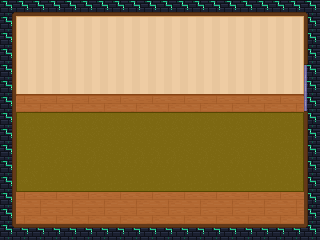

This is a level from a 2D game, rendered from its Tiled map with the project's own tilesets. A one-line summary and the complete map file follow:
An orthogonal 20x15 tile map with 16x16 px tiles, 2 tile layers (Фон, Слой тайлов 1), 2 tilesets.

<map version="1.10" tiledversion="1.11.1" orientation="orthogonal" renderorder="right-down" width="20" height="15" tilewidth="16" tileheight="16" infinite="0" nextlayerid="3" nextobjectid="1">
 <tileset firstgid="1" source="TopDownHouse_FloorsAndWalls16.tsx" />
 <tileset firstgid="163" source="tileslvl1.tsx" />
 <layer id="2" name="Фон" width="20" height="15">
  <data encoding="csv">
174,174,174,174,174,174,174,174,174,174,174,174,174,174,174,174,174,174,174,174,
174,174,174,174,174,174,174,174,174,174,174,174,174,174,174,174,174,174,174,174,
174,174,174,174,174,174,174,174,174,174,174,174,174,174,174,174,174,174,174,174,
174,174,174,174,174,174,174,174,174,174,174,174,174,174,174,174,174,174,174,174,
174,174,174,174,174,174,174,174,174,174,174,174,174,174,174,174,174,174,174,174,
174,174,174,174,174,174,174,174,174,174,174,174,174,174,174,174,174,174,174,174,
174,174,174,174,174,174,174,174,174,174,174,174,174,174,174,174,174,174,174,174,
174,174,174,174,174,174,174,174,174,174,174,174,174,174,174,174,174,174,174,174,
174,174,174,174,174,174,174,174,174,174,174,174,174,174,174,174,174,174,174,174,
174,174,174,174,174,174,174,174,174,174,174,174,174,174,174,174,174,174,174,174,
174,174,174,174,174,174,174,174,174,174,174,174,174,174,174,174,174,174,174,174,
174,174,174,174,174,174,174,174,174,174,174,174,174,174,174,174,174,174,174,174,
174,174,174,174,174,174,174,174,174,174,174,174,174,174,174,174,174,174,174,174,
174,174,174,174,174,174,174,174,174,174,174,174,174,174,174,174,174,174,174,174,
174,174,174,174,174,174,174,174,174,174,174,174,174,174,174,174,174,174,174,174
</data>
 </layer>
 <layer id="1" name="Слой тайлов 1" width="20" height="15">
  <data encoding="csv">
2684354705,10,10,10,10,10,10,10,10,10,10,10,10,10,10,10,10,10,10,18,
19,28,29,29,29,29,29,29,29,29,29,29,29,29,29,29,29,29,31,3221225491,
19,46,48,48,48,48,48,48,48,48,48,48,48,48,48,48,48,48,49,3221225491,
19,46,66,66,66,66,66,66,66,66,66,66,66,48,66,66,66,66,49,3221225491,
19,46,66,66,66,66,66,66,65,65,66,66,66,66,66,66,66,66,49,3221225545,
91,82,84,84,84,84,84,84,84,84,84,84,84,84,84,84,84,84,85,3221225527,
91,112,111,112,111,112,111,112,111,112,111,112,111,112,111,112,111,112,111,3221225509,
91,20,21,21,21,21,21,21,21,21,21,21,21,21,21,21,21,21,23,3221225491,
91,38,39,39,39,39,39,39,39,39,39,39,39,39,39,39,39,40,41,3221225491,
91,38,39,40,39,40,39,40,40,40,40,39,40,39,40,39,39,40,41,3221225491,
91,38,57,58,57,58,57,58,58,58,58,57,58,57,58,57,57,58,41,3221225491,
91,1610612756,3221225494,3221225494,3221225494,3221225494,3221225494,3221225494,3221225494,3221225494,3221225494,3221225494,3221225494,3221225494,3221225494,3221225494,3221225494,3221225494,2684354583,3221225491,
91,112,111,112,111,112,111,112,111,112,111,112,111,112,111,112,111,112,111,3221225491,
91,111,112,111,112,111,112,111,112,111,112,111,112,111,112,111,112,111,112,3221225491,
145,146,146,146,146,146,146,146,146,146,146,146,146,146,146,146,146,146,146,1610612881
</data>
 </layer>
</map>
